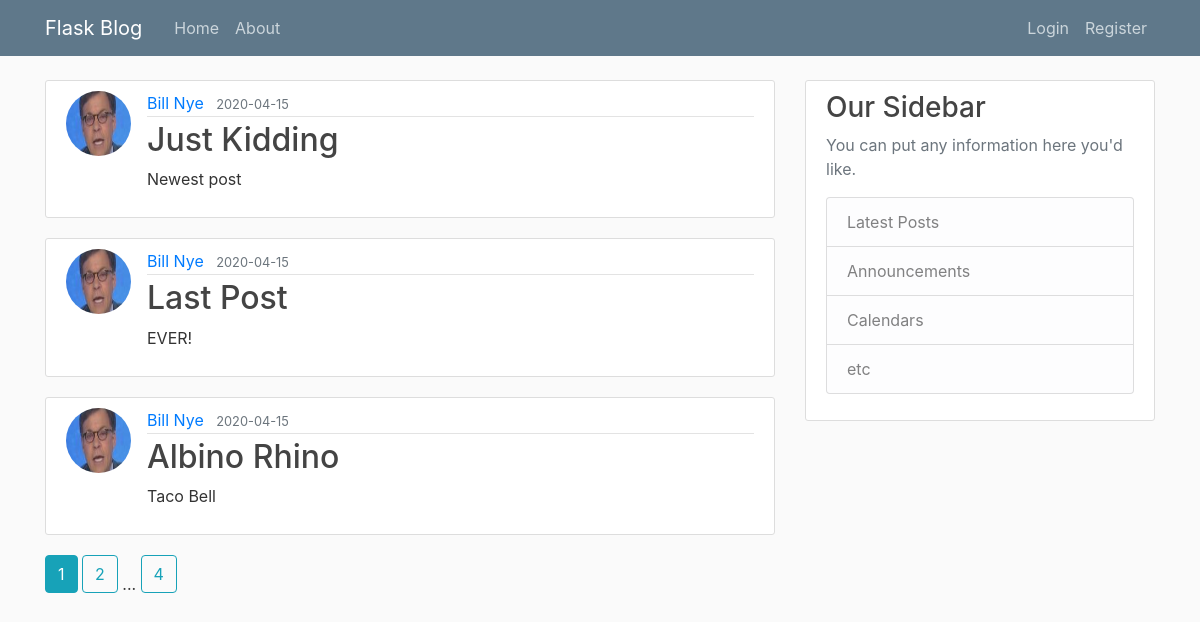
The page /home on the database its author committed.
### flaskblog/models.py (models this page shows, shortened)
class Post(db.Model):
    id = db.Column(db.Integer, primary_key=True)
    title = db.Column(db.String(100), nullable=False)
    date_posted = db.Column(db.DateTime, nullable=False, default=datetime.utcnow)
    content = db.Column(db.Text, nullable=False)
    user_id = db.Column(db.Integer, db.ForeignKey('user.id'), nullable=False)

class User(db.Model, UserMixin):
    id = db.Column(db.Integer, primary_key=True)
    username = db.Column(db.String(20), unique=True, nullable=False)
    email = db.Column(db.String(120), unique=True, nullable=False)
    image_file = db.Column(db.String(20), nullable=False, default='default.jpg')
    password = db.Column(db.String(60), nullable=False)
    posts = db.relationship('Post', backref='author', lazy=True)

### flaskblog/routes.py (the view)
@app.route("/")
@app.route("/home")
def home():
    page = request.args.get('page', 1, type=int)
    posts = Post.query.order_by(Post.date_posted.desc()).paginate(page=page, per_page=3)
    return render_template("home.html", posts=posts)

### flaskblog/templates/home.html
{% extends "layout.html" %}
{% block content %}
{% for post in posts.items %}
<article class="media content-section">
    <img class='rounded-circle article-img'
        src="{{ url_for('static', filename='profile_pics/' + post.author.image_file) }}">
    <div class="media-body">
        <div class="article-metadata">
            <a class="mr-2" href="{{ url_for('user_posts', username=post.author.username) }}">{{ post.author.username }}</a>
            <small
                class="text-muted">{{ post.date_posted.strftime('%Y-%m-%d') }}</small>
        </div>
        <h2><a class="article-title"
                href="{{ url_for('post', post_id=post.id) }}">{{ post.title }}</a>
        </h2>
        <p class="article-content">{{ post.content }}</p>
    </div>
</article>
    {% endfor %}
    {% for page_num in posts.iter_pages(left_edge=1, right_edge=1, left_current=1, right_current=2) %}
        {% if page_num %}
            {% if posts.page == page_num %}
                <a class="btn btn-info mb-4"
                href="{{ url_for('home', page=page_num) }}">{{ page_num }}</a>
            {% else %}
                <a class="btn btn-outline-info mb-4"
                href="{{ url_for('home', page=page_num) }}">{{ page_num }}</a>
            {% endif %}
        {% else %}
            ...
        {% endif %}
    {% endfor %}
    {% endblock content %}

### flaskblog/templates/layout.html (shortened to what this page needs)
<!DOCTYPE html>
<html lang="en">
<head>
    <link rel="stylesheet"
        href="https://stackpath.bootstrapcdn.com/bootstrap/4.3.1/css/bootstrap.min.css"
>
    <link rel="stylesheet" type="text/css" href="{{ url_for('static', filename='main.css') }}">
</head>
<body>
    <header class="site-header">
        <nav
            class="navbar navbar-expand-md navbar-dark bg-steel fixed-top">
            <div class="container">
                <a class="navbar-brand mr-4" href="/">Flask Blog</a>
                <div class="collapse navbar-collapse" id="navbarToggle">
                    <div class="navbar-nav mr-auto">
                        <a class="nav-item nav-link" href="/">Home</a>
                        <a class="nav-item nav-link"
                            href="/about">About</a>
                    </div>
                    <div class="navbar-nav">
                        {% if current_user.is_authenticated %}
                            <a class="nav-item nav-link" href="/post/new">New Post</a>
                            <a class="nav-item nav-link" href="/account">Account</a>
                            <a class="nav-item nav-link" href="/logout">Logout</a>
                        {% else %}
                            <a class="nav-item nav-link" href="/login">Login</a>
                            <a class="nav-item nav-link" href="/register">Register</a>
                            {% endif %}
                    </div>
                </div>
            </div>
        </nav>
    </header>
    <main role="main" class="container">
        <div class="row">
            <div class="col-md-8">
                {% block content %}{% endblock %}
            </div>
            <div class="col-md-4">
                <div class="content-section">
                    <h3>Our Sidebar</h3>
                    <p class='text-muted'>You can put any information here
                        you'd like.
                        <ul class="list-group">
                            <li
                                class="list-group-item list-group-item-light">
                                Latest Posts</li>
                            <li
                                class="list-group-item list-group-item-light">
                                Announcements</li>
                            <li
                                class="list-group-item list-group-item-light">
                                Calendars</li>
                            <li
                                class="list-group-item list-group-item-light">
                                etc</li>
                        </ul>
                    </p>
                </div>
            </div>
        </div>
    </main>
</body>
</html>

### flaskblog/static/main.css (style rules this page uses)
body { background: #fafafa; color: #333333; margin-top: 5rem; }
h1, h2, h3, h4, h5, h6 { color: #444444; }
.bg-steel { background-color: #5f788a; }
.site-header .navbar-nav .nav-link { color: #cbd5db; }
.content-section { background: #ffffff; padding: 10px 20px; border: 1px solid #dddddd; border-radius: 3px; margin-bottom: 20px; }
.article-title { color: #444444; }
.article-content { white-space: pre-line; }
.article-img { height: 65px; width: 65px; margin-right: 16px; }
.article-metadata { padding-bottom: 1px; margin-bottom: 4px; border-bottom: 1px solid #e3e3e3 }

### rows shown on the page
Post: image_file (picture), author.username "Bill Nye", date_posted "2020-04-15", title "Just Kidding", content "Newest post"
Post: image_file (picture), author.username "Bill Nye", date_posted "2020-04-15", title "Last Post", content "EVER!"
Post: image_file (picture), author.username "Bill Nye", date_posted "2020-04-15", title "Albino Rhino", content "Taco Bell"

### other values the page prints
{{ page_num }} "1"
{{ page_num }} "2" "4"
